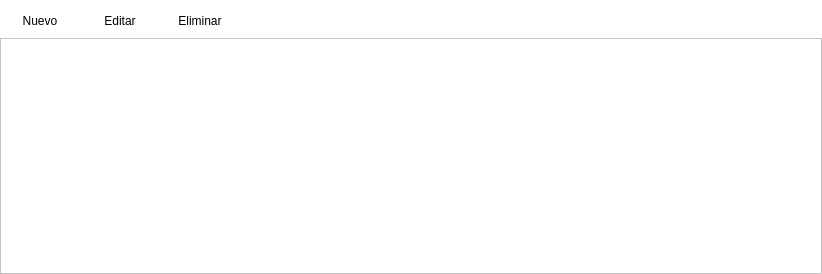
<?xml version="1.0" encoding="UTF-8"?>
<ui version="4.0">
 <class>ui_module_articulos</class>
 <widget class="QWidget" name="ui_module_articulos">
  <property name="geometry">
   <rect>
    <x>0</x>
    <y>0</y>
    <width>822</width>
    <height>274</height>
   </rect>
  </property>
  <property name="windowTitle">
   <string>Form</string>
  </property>
  <property name="styleSheet">
   <string notr="true">background-color: rgb(255, 255, 255);</string>
  </property>
  <layout class="QGridLayout" name="gridLayout">
   <property name="margin">
    <number>0</number>
   </property>
   <property name="spacing">
    <number>0</number>
   </property>
   <item row="0" column="0">
    <widget class="QSplitter" name="splitter">
     <property name="orientation">
      <enum>Qt::Horizontal</enum>
     </property>
     <property name="handleWidth">
      <number>1</number>
     </property>
     <widget class="QWidget" name="layoutWidget_4">
      <layout class="QVBoxLayout" name="verticalLayout_4">
       <item>
        <spacer name="verticalSpacer">
         <property name="orientation">
          <enum>Qt::Vertical</enum>
         </property>
         <property name="sizeType">
          <enum>QSizePolicy::Fixed</enum>
         </property>
         <property name="sizeHint" stdset="0">
          <size>
           <width>20</width>
           <height>10</height>
          </size>
         </property>
        </spacer>
       </item>
       <item>
        <layout class="QHBoxLayout" name="horizontalLayout_2">
         <property name="spacing">
          <number>0</number>
         </property>
         <property name="leftMargin">
          <number>0</number>
         </property>
         <item>
          <widget class="QPushButton" name="pushButton_nuevo_2">
           <property name="sizePolicy">
            <sizepolicy hsizetype="Fixed" vsizetype="Fixed">
             <horstretch>0</horstretch>
             <verstretch>0</verstretch>
            </sizepolicy>
           </property>
           <property name="styleSheet">
            <string notr="true"/>
           </property>
           <property name="text">
            <string>Nuevo</string>
           </property>
           <property name="icon">
            <iconset resource="Icons.qrc">
             <normaloff>:/Iconos/Iconos/Black_New-Page.png</normaloff>:/Iconos/Iconos/Black_New-Page.png</iconset>
           </property>
           <property name="iconSize">
            <size>
             <width>16</width>
             <height>16</height>
            </size>
           </property>
           <property name="autoDefault">
            <bool>false</bool>
           </property>
           <property name="default">
            <bool>false</bool>
           </property>
           <property name="flat">
            <bool>true</bool>
           </property>
          </widget>
         </item>
         <item>
          <widget class="QPushButton" name="pushButton_editar_2">
           <property name="sizePolicy">
            <sizepolicy hsizetype="Fixed" vsizetype="Fixed">
             <horstretch>0</horstretch>
             <verstretch>0</verstretch>
            </sizepolicy>
           </property>
           <property name="styleSheet">
            <string notr="true"/>
           </property>
           <property name="text">
            <string>Editar</string>
           </property>
           <property name="icon">
            <iconset resource="Icons.qrc">
             <normaloff>:/Iconos/Iconos/doc_edit.png</normaloff>:/Iconos/Iconos/doc_edit.png</iconset>
           </property>
           <property name="iconSize">
            <size>
             <width>16</width>
             <height>16</height>
            </size>
           </property>
           <property name="flat">
            <bool>true</bool>
           </property>
          </widget>
         </item>
         <item>
          <widget class="QPushButton" name="pushButton_eliminar_2">
           <property name="sizePolicy">
            <sizepolicy hsizetype="Fixed" vsizetype="Fixed">
             <horstretch>0</horstretch>
             <verstretch>0</verstretch>
            </sizepolicy>
           </property>
           <property name="styleSheet">
            <string notr="true"/>
           </property>
           <property name="text">
            <string>Eliminar</string>
           </property>
           <property name="icon">
            <iconset resource="Icons.qrc">
             <normaloff>:/Iconos/Iconos/trash.png</normaloff>:/Iconos/Iconos/trash.png</iconset>
           </property>
           <property name="iconSize">
            <size>
             <width>16</width>
             <height>16</height>
            </size>
           </property>
           <property name="flat">
            <bool>true</bool>
           </property>
          </widget>
         </item>
         <item>
          <spacer name="horizontalSpacer">
           <property name="orientation">
            <enum>Qt::Horizontal</enum>
           </property>
           <property name="sizeType">
            <enum>QSizePolicy::Expanding</enum>
           </property>
           <property name="sizeHint" stdset="0">
            <size>
             <width>59</width>
             <height>20</height>
            </size>
           </property>
          </spacer>
         </item>
         <item>
          <spacer name="horizontalSpacer_2">
           <property name="orientation">
            <enum>Qt::Horizontal</enum>
           </property>
           <property name="sizeHint" stdset="0">
            <size>
             <width>40</width>
             <height>20</height>
            </size>
           </property>
          </spacer>
         </item>
         <item>
          <widget class="ui_advanced_search_articulo" name="busqueda" native="true"/>
         </item>
        </layout>
       </item>
       <item>
        <widget class="QTableView" name="tableView_articulos">
         <property name="editTriggers">
          <set>QAbstractItemView::NoEditTriggers</set>
         </property>
         <property name="alternatingRowColors">
          <bool>true</bool>
         </property>
         <property name="selectionMode">
          <enum>QAbstractItemView::ExtendedSelection</enum>
         </property>
         <property name="selectionBehavior">
          <enum>QAbstractItemView::SelectRows</enum>
         </property>
         <property name="showGrid">
          <bool>false</bool>
         </property>
         <property name="gridStyle">
          <enum>Qt::NoPen</enum>
         </property>
         <property name="sortingEnabled">
          <bool>true</bool>
         </property>
        </widget>
       </item>
      </layout>
     </widget>
    </widget>
   </item>
  </layout>
 </widget>
 <customwidgets>
  <customwidget>
   <class>ui_advanced_search_articulo</class>
   <extends>QWidget</extends>
   <header>ui_advanced_search_articulo.h</header>
   <container>1</container>
  </customwidget>
 </customwidgets>
 <resources>
  <include location="Icons.qrc"/>
 </resources>
 <connections/>
</ui>
